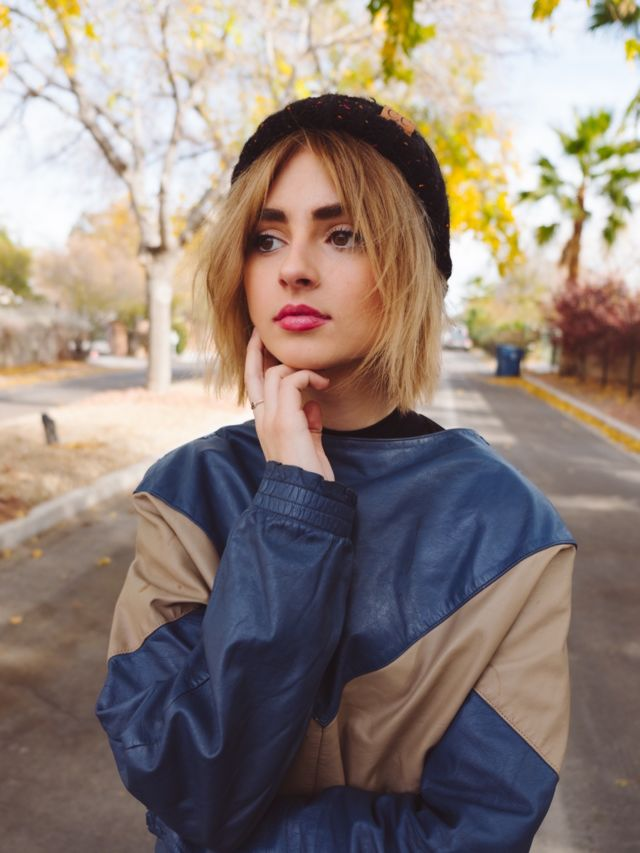
#> input picture 2.jpeg, 640 x 853 px
$ python image_blending_2.py
#> lines starting #> are read from the running program, lines starting #| are printed output that depends on the picture
#> further down, img is the input picture: shape (853, 640, 3); mean B, G, R 121.9, 129.5, 143.6
### util.py
import cv2 as cv


def createAndReturnPencilSketch(color_img, ksize, blur):
#> called with ksize = (21, 21), blur = 0
    gray_img = cv.cvtColor(color_img, cv.COLOR_BGR2GRAY)
    invert_gray_img = 255 - gray_img
    blur_img = cv.GaussianBlur(invert_gray_img, ksize, blur)

    pencil_sketch = cv.divide(gray_img, blur_img, scale=256)

    return pencil_sketch


def createAndReturnPencilSketchLight(color_img, ksize, blur):
#> called with ksize = (21, 21), blur = 0
    gray_img = cv.cvtColor(color_img, cv.COLOR_BGR2GRAY)
    invert_gray_img = 255 - gray_img
    blur_img = cv.GaussianBlur(invert_gray_img, ksize, blur)

    pencil_sketch = cv.divide(gray_img, blur_img, scale=256)

    pencil_sketch_light = cv.multiply(pencil_sketch, gray_img, scale= 1/256)

    return pencil_sketch_light


def createAndReturnPencilSketchDark(color_img, ksize, blur):
#> called with ksize = (21, 21), blur = 0
    gray_img = cv.cvtColor(color_img, cv.COLOR_BGR2GRAY)
    invert_gray_img = 255 - gray_img
    blur_img = cv.GaussianBlur(invert_gray_img, ksize, blur)

    pencil_sketch = 255 - cv.divide(255 - gray_img, 255 - blur_img, scale=256)

    return pencil_sketch


# [8 lines left out: function createAndSavePencilSketch, not called in this run]

# [10 lines of commented-out code are left out]

### image_blending_2.py
import cv2 as cv
import numpy as np
import util

# ksize must be odd.

# img = cv.imread("1.jpg")
img = cv.imread("2.jpeg")

img1 = cv.resize(img, (512, 512))

img2 = util.createAndReturnPencilSketch(img1, (21, 21), 0)
img3 = util.createAndReturnPencilSketchLight(img1, (21, 21), 0)
img4 = util.createAndReturnPencilSketchDark(img1, (21, 21), 0)

img5 = cv.cvtColor(img3, cv.COLOR_GRAY2BGR)

# [12 lines of commented-out code are left out]

b, g, r = cv.split(img1)

print(r)
#> (printed output is left out)
print(r.shape)
#| (512, 512)

# r1 = np.ones((512, 512), dtype=np.uint8) * 255
# g1 = np.ones((512, 512), dtype=np.uint8) * 255

r1 = np.ones((512, 512), dtype=np.uint8)
g1 = np.ones((512, 512), dtype=np.uint8)

print(r1.shape)

# [8 lines of commented-out code are left out]

img6 = cv.merge((b, g, r1))

# [6 lines of commented-out code are left out]

img5_hsv = cv.cvtColor(img5, cv.COLOR_BGR2HSV)
#> img5_hsv: shape (512, 512, 3); mean H, S, V 0, 0, 115.2

img7 = cv.add(img1, img5_hsv)
img8 = cv.add(img1, img5)
img9 = cv.add(img1, img8)

img10 = cv.cvtColor(img4, cv.COLOR_GRAY2BGR)

img11 = cv.add(img8, img10)

img12 = cv.bitwise_and(img1, img7)

img13 = 40 - cv.divide(30 - img9, 20 - img10)

img14 = cv.add(img9, img8)

img15 = cv.subtract(img14, img1)
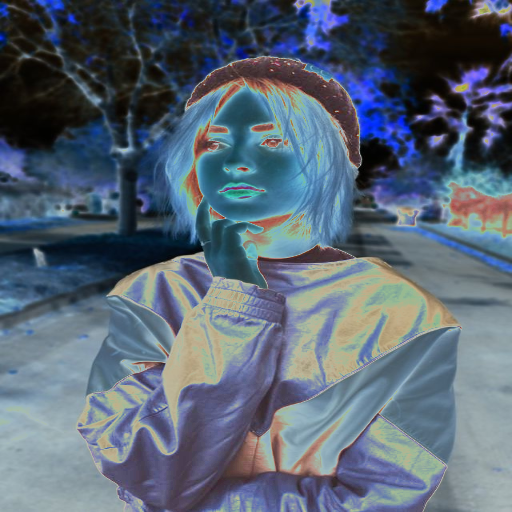
#> img15: shape (512, 512, 3); mean B, G, R 116.6, 101.8, 88.6
img16 = cv.subtract(img14, img10)
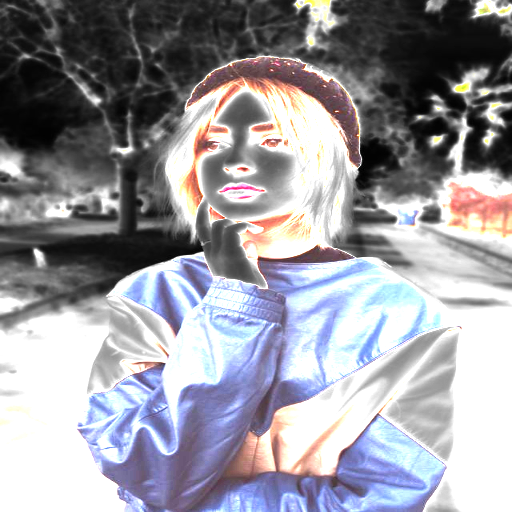
#> img16: shape (512, 512, 3); mean B, G, R 159.2, 152.1, 153

img17 = cv.addWeighted(img1, 1.0, img14, 0.5, 0)

img18 = cv.addWeighted(img1, 0.8, img8, 0.5, 0)

img19 = cv.subtract(img17, img13)
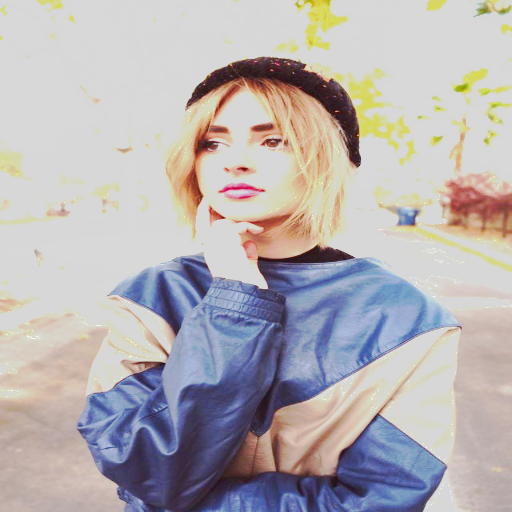
#> img19: shape (512, 512, 3); mean B, G, R 179, 176.8, 181.7

img20 = cv.addWeighted(img18, 0.6, img19, 0.4, 0)

img21 = cv.imread("1.jpg")
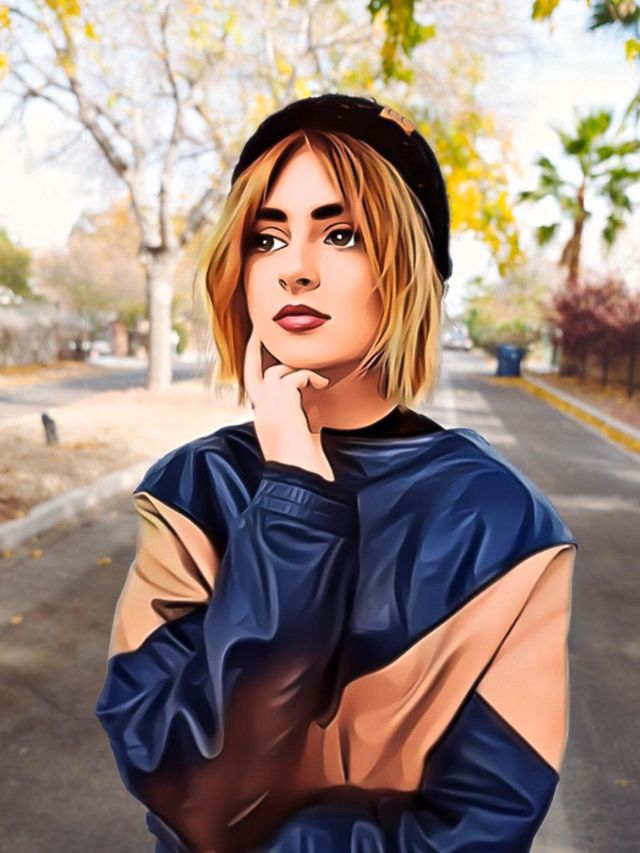
#> input picture 1.jpg, 640 x 853 px
#> img21 is the input picture: shape (853, 640, 3); mean B, G, R 123.2, 132.1, 151.9

img21 = cv.resize(img21, (512, 512))
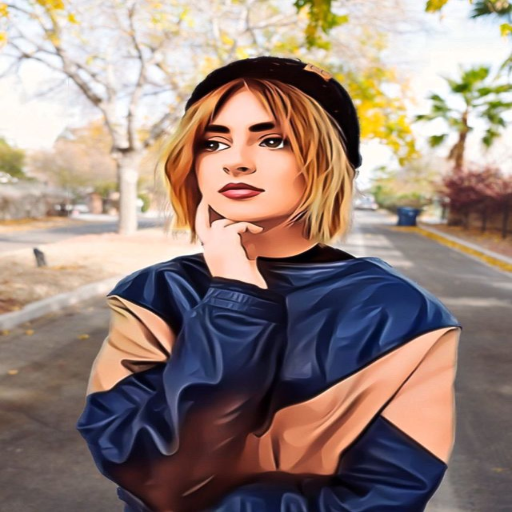
#> img21: shape (512, 512, 3); mean B, G, R 123.1, 132, 151.8

img22 = cv.GaussianBlur(img1, (5, 5), 0)

img23 = cv.GaussianBlur(img8, (15, 15), 0)
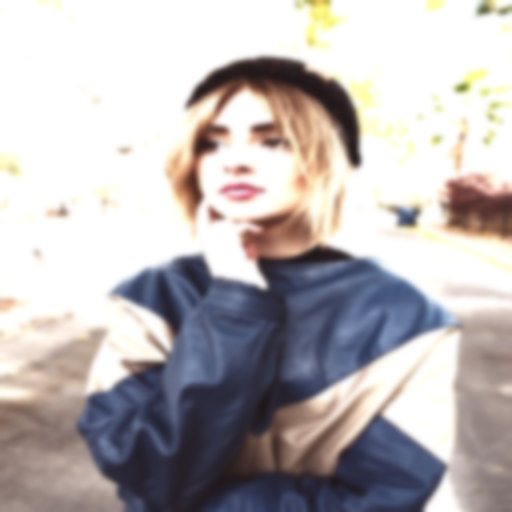
#> img23: shape (512, 512, 3); mean B, G, R 181.4, 180.8, 186.3

img24 = cv.addWeighted(img22, 0.9, img23, 0.8, 0)
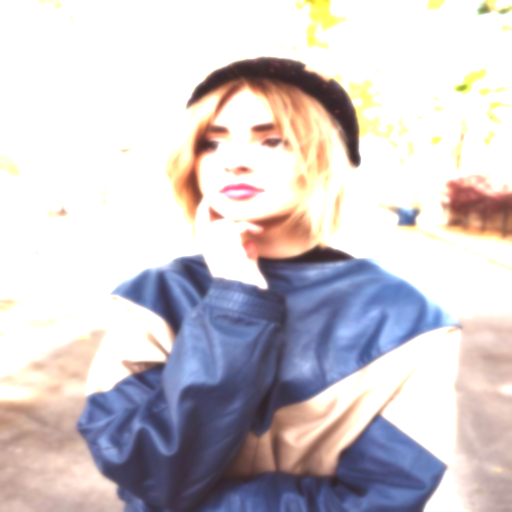
#> img24: shape (512, 512, 3); mean B, G, R 205.3, 201.2, 207

cv.imshow("img1", img1)
# [4 lines of commented-out code are left out]
cv.imshow("img8", img8)
cv.imshow("img9", img9)
cv.imshow("img10", img10)
cv.imshow("img11", img11)
cv.imshow("img13", img13)
cv.imshow("img14", img14)
# cv.imshow("img15", img15)
# cv.imshow("img16", img16)
cv.imshow("img17", img17)
cv.imshow("img18", img18)
# cv.imshow("img19", img19)
# cv.imshow("img20", img20)
cv.imshow("img21", img21)
cv.imshow("img22", img22)
cv.imshow("img23", img23)
cv.imshow("img24", img24)
cv.waitKey(0)
cv.destroyAllWindows()

cv.imwrite("1_2.jpg", img1)
cv.imwrite("2_2.jpg", img21)
